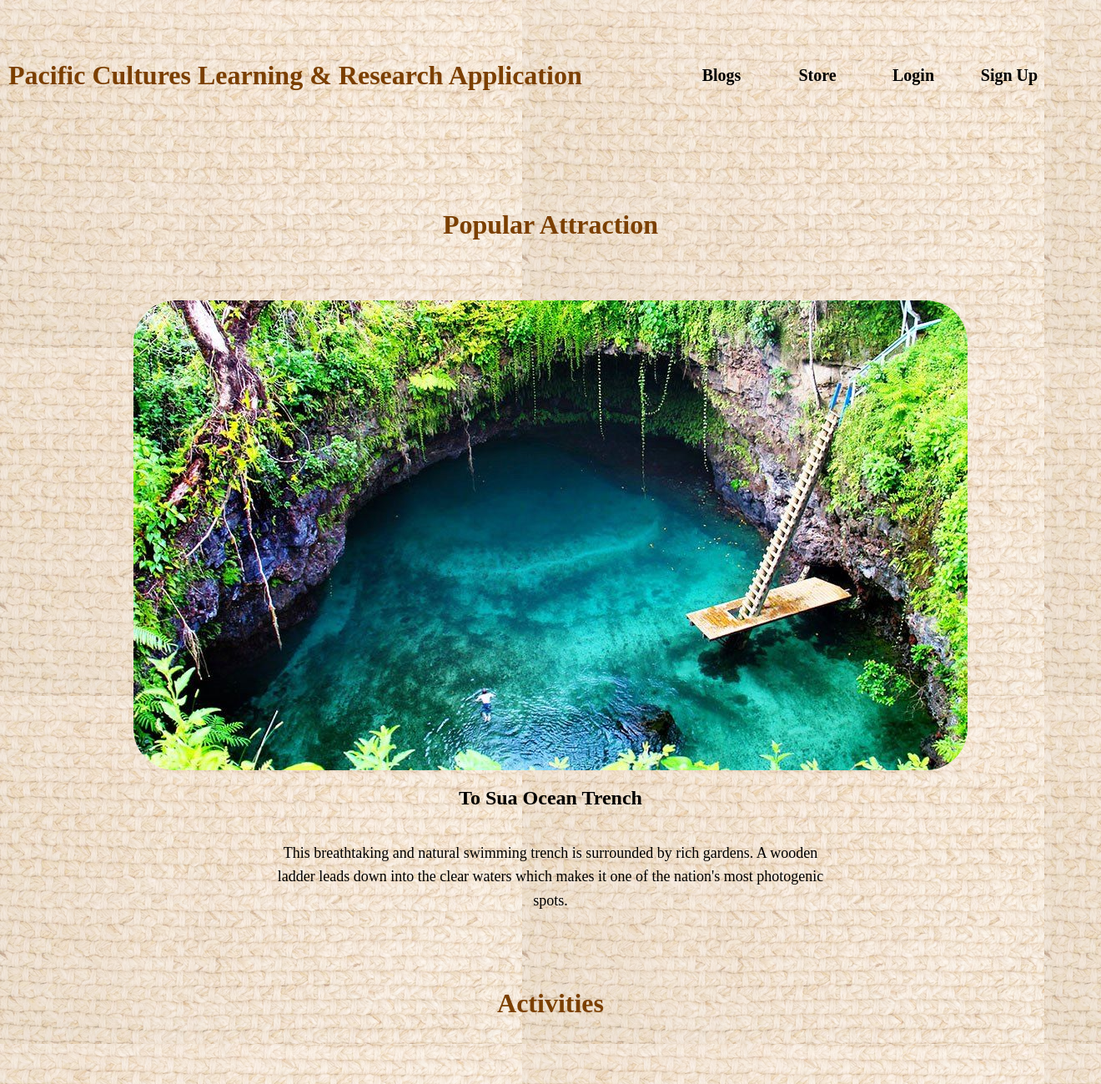
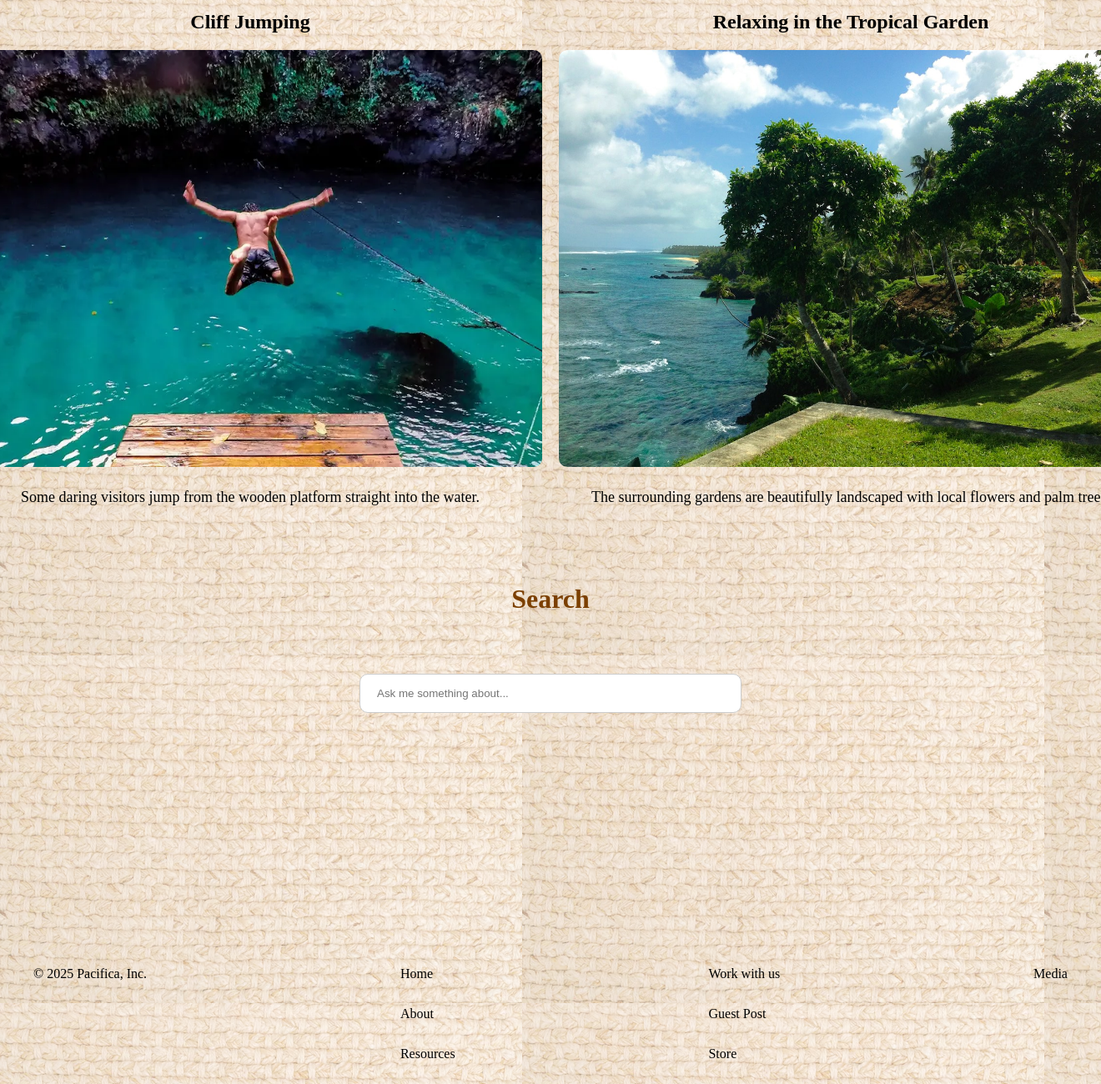
Page /attraction/attractions/3/ on the committed database (2 pictures, top to bottom).
### attraction/models.py (models this page shows, shortened)
class Attraction(models.Model):
    name = models.CharField(max_length=100)
    description = models.TextField()
    features = models.TextField(max_length=100, default="No features available")
    image = models.ImageField(upload_to='dine_images/', null=True, blank=True)
    activity_name = models.CharField(max_length=100, null=True, blank=True)
    activity_description = models.TextField(null=True, blank=True)
    activity_image = models.ImageField(upload_to='dine_images/', null=True, blank=True)
    activity_name_2 = models.CharField(max_length=100, null=True, blank=True)
    activity_description_2 = models.TextField(null=True, blank=True)
    activity_image_2 = models.ImageField(upload_to='dine_images/', null=True, blank=True)

### attraction/views.py (the view)
# urls.py: path('attractions/<int:pk>/', AttractionsDetailView.as_view(), name='attraction_details'),
class AttractionsDetailView(DetailView):
    model = Attraction
    template_name = "attractions_details.html"

### attraction/templates/attractions_details.html (shortened to what this page needs)
{% extends 'base.html' %}
{% block content %}
<div class="home-container">
    <h1>Popular Attraction</h1>
</div>
{% if attraction.image %}
    <img src="{{ attraction.image.url }}" alt="{{ attraction.name }} Image" class="attraction-details-image" />
{% else %}
    <p>No image available</p>
{% endif %}
<div class="attraction-container-header">
    <h2>{{ attraction.name }}</h2>
    <p>{{ attraction.description}} </p>
</div>
<div class="home-container">
    <h1>Activities</h1>
</div>
{% load static %}
<div class="attractions-activities">
    <div class="activities-container">
        <div class="image-wrapper">
            <h2>{{ attraction.activity_name }}</h2>
            <image src="{{ attraction.activity_image.url }}" alt="{{ attration.activity_name }} Image" class="activities-image"></image>
            <p>{{ attraction.activity_description }}</p>
        </div>
        <div class="image-wrapper">
            <h2>{{ attraction.activity_name_2 }}</h2>
            <image src="{{ attraction.activity_image_2.url }}" alt="{{ attration.activity_name_2 }} Image" class="activities-image"></image>
            <p>{{ attraction.activity_description_2 }}</p>
        </div>
    </div>
</div>
<div class="home-container">
    <h1>Search</h1>
</div>
<div style="width: 100%; text-align: center; margin-top: 20px;">
    <input id="searchBox" type="text" placeholder="Ask me something about..." style="width: 30%; padding: 15px 40px 15px 20px; border-radius: 10px; border: 1px solid #ccc;">
</div>
{% endblock %}

### static/css/base.css (style rules this page uses)
html, body { box-sizing: border-box; margin: 0; padding: 0; }
body { position: relative; }
body::before { content: ''; position: absolute; top: 0; left: 0; right: 0; bottom: 0; background-image: url('/static/straw.jpg'); background-attachment: fixed; opacity: 0.5; z-index: -1; }
.home-container { text-align: center; }
.home-container h1 { position: relative; color: #7B3F00; font-family: 'Dancing Script', cursive; text-decoration: none; padding: 50px; }
.attraction-details-image { display: block; text-align: center; margin: 0 auto; border-radius: 50px; }
.attraction-container-header { text-align: center; }
.attraction-container-header p { text-align: center; font-size: 18px; line-height: 1.6; display: inline-block; max-width: 50%; }
.attractions-activities { text-align: center; }
.activities-container { display: flex; justify-content: center; gap: 20px; align-items: center; }
.image-wrapper { text-align: center; }
.image-wrapper p { font-size: 18px; line-height: 1.6; }
.activities-image { height: 500px; width: 700px; border-radius: 10px; object-fit: cover; transition: transform 0.3s ease; }

### rows in the picture
Attraction: image (picture), name "To Sua Ocean Trench", description "This breathtaking and natural swimming trench is surrounded by rich gardens. A wooden ladder leads down into the clear waters which makes it one of the nation's most photogenic spots.", activity_name "Cliff Jumping", activity_image (picture), activity_description "Some daring visitors jump from the wooden platform straight into the water.", activity_name_2 "Relaxing in the Tropical Garden", activity_image_2 (picture), activity_description_2 "The surrounding gardens are beautifully landscaped with local flowers and palm…"
